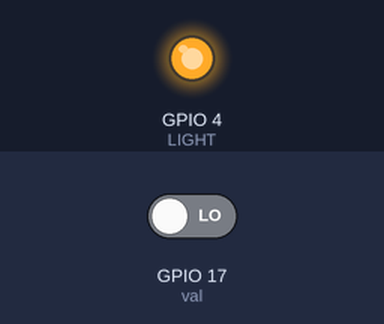
A program run on a simulated Raspberry Pi (BCM pin numbers). Shown: output pins drawn as LEDs (lit = HIGH). Inputs (shaded band) come from the test bench; at power-on: GPIO 17 (val) LOW.

Above: at 1.2 s.
1.3 s: GPIO 17 (val) driven HIGH
At 1.8 s:
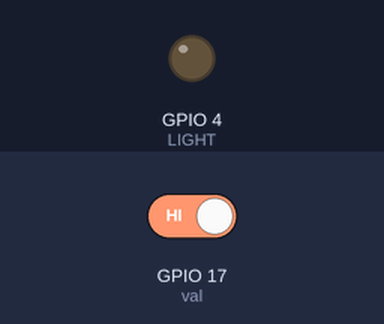
2.8 s: GPIO 17 (val) driven LOW
At 4.2 s:
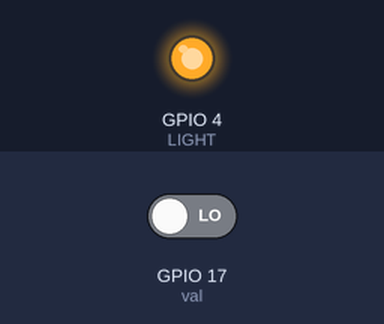
Timing chart, 0 to 5.8 s (numbered marks = the images above; inputs shaded):
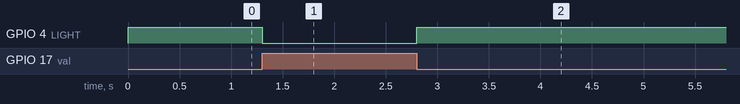

Measured:
- after the input at 1.3 s, GPIO 4 (LIGHT): HIGH → LOW at once
- after the input at 2.8 s, GPIO 4 (LIGHT): LOW → HIGH at once

The program:

switch.py
```python
import RPi.GPIO as GPIO

GPIO.setmode(GPIO.BCM)
LIGHT = 4

GPIO.setup(LIGHT, GPIO.OUT)
GPIO.setup(17, GPIO.IN)


while True:
    val = GPIO.input(17)
    if val == 1:
        GPIO.output(LIGHT, False)
    else:
        GPIO.output(LIGHT, True)
```
